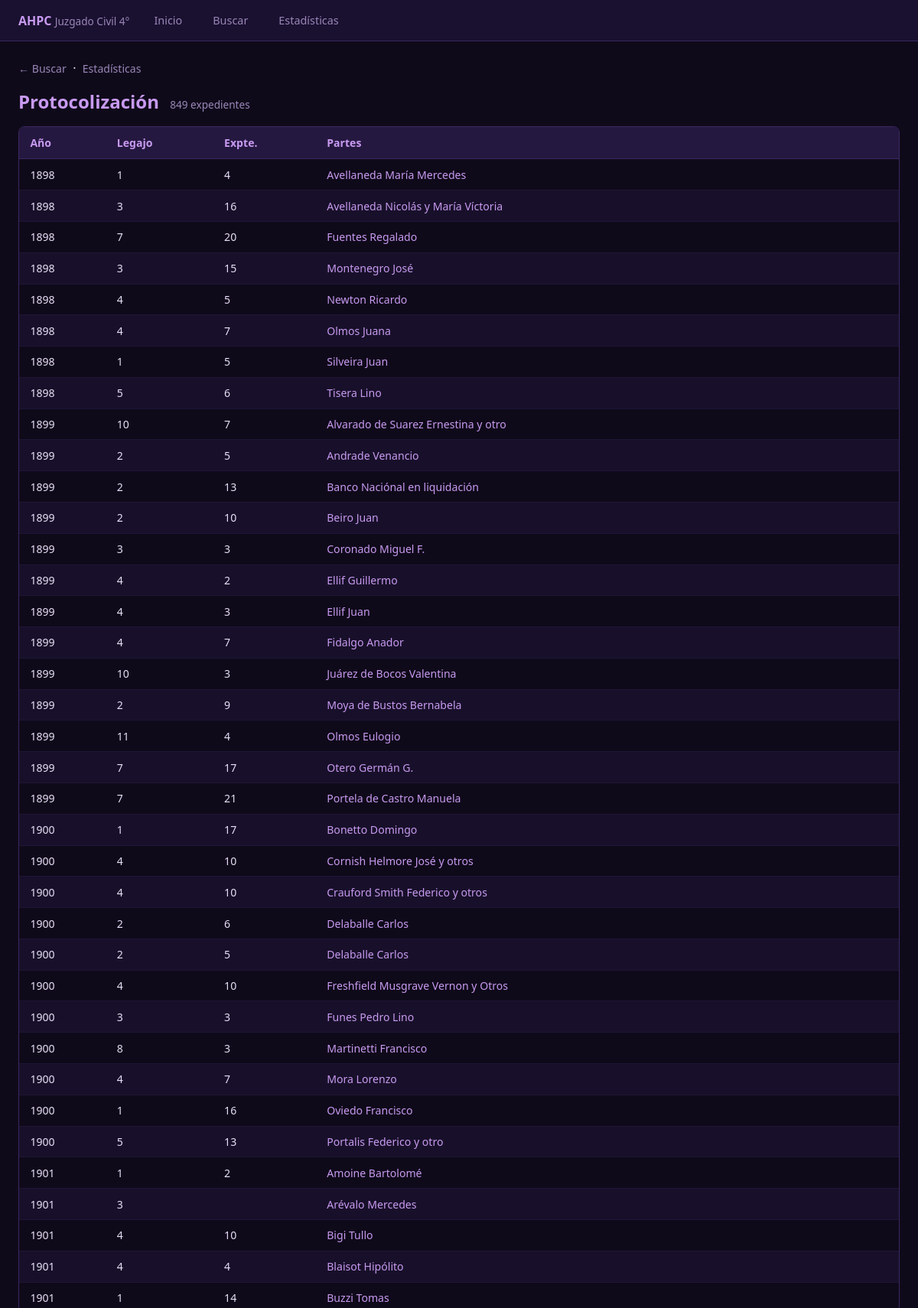
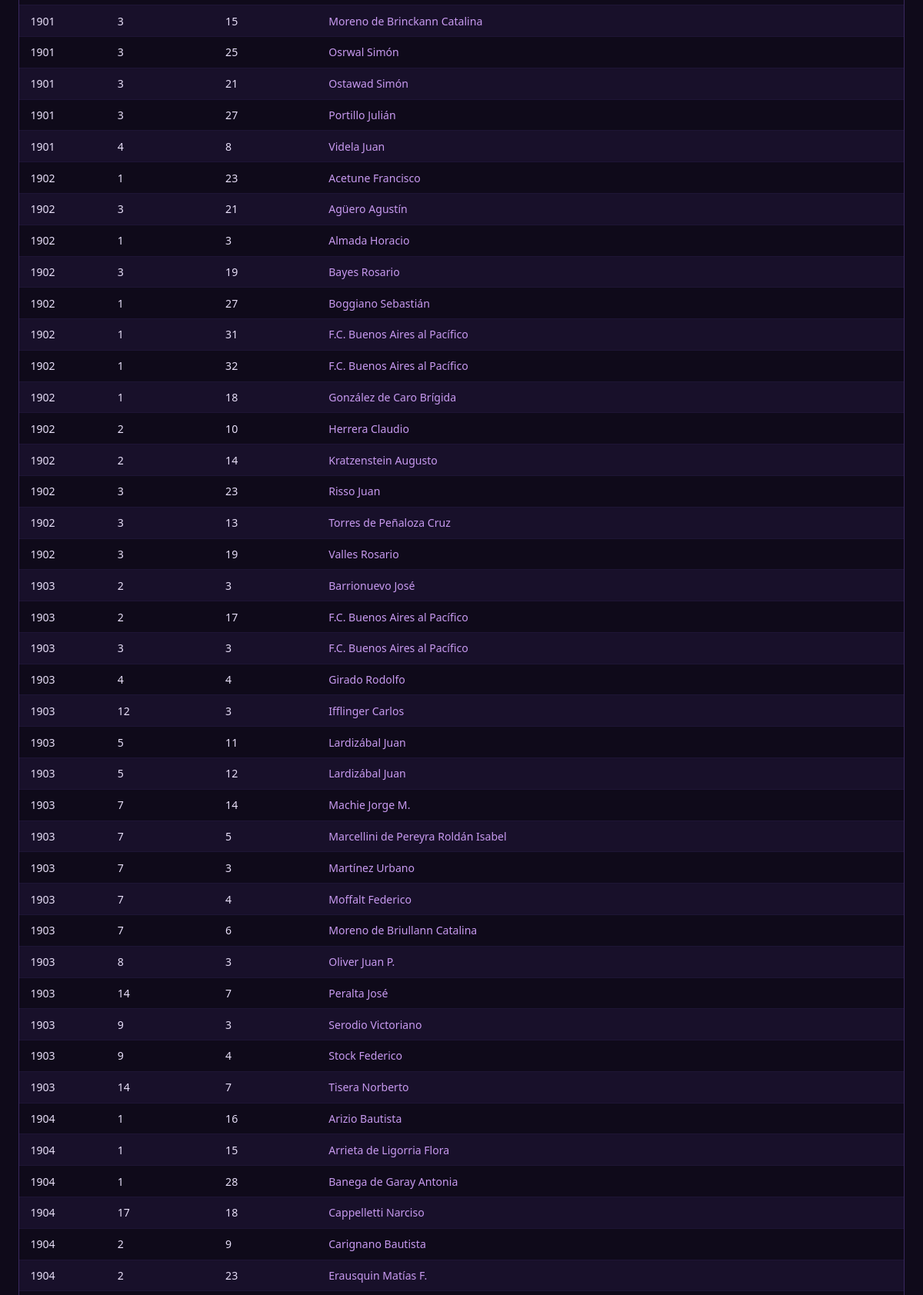
/causa/Protocolización (upper part), run on the app's committed database (2 pictures, top to bottom).
### tables this page shows
CREATE TABLE registros (
    id INTEGER PRIMARY KEY AUTOINCREMENT,
    anio INTEGER,
    legajo TEXT,
    expediente TEXT,
    partes TEXT,
    causa TEXT
);

### app.py (the view)
@app.route('/causa/<path:nombre>')
def por_causa(nombre):
    rows = query("""SELECT id, anio, legajo, expediente, partes, causa
                    FROM registros WHERE causa = ?
                    ORDER BY anio ASC, partes ASC""", (nombre,))
    if not rows:
        return "Causa no encontrada", 404
    return render_template('por_causa.html', causa=nombre, registros=[dict(r) for r in rows])

### app.py (called while the page is built)
def get_db():
    conn = sqlite3.connect(DB_PATH)
    conn.row_factory = sqlite3.Row
    return conn

def query(sql, params=()):
    conn = get_db()
    cur = conn.cursor()
    cur.execute(sql, params)
    rows = cur.fetchall()
    conn.close()
    return rows

### templates/por_causa.html (shortened to what this page needs)
{% extends "base.html" %}
{% block body %}
<div class="container">
  <div style="margin-bottom:1rem">
    <a href="/buscar" style="color:var(--muted);font-size:.88rem">← Buscar</a>
    &nbsp;·&nbsp;
    <a href="/estadisticas" style="color:var(--muted);font-size:.88rem">Estadísticas</a>
  </div>
  <div class="page-title">
    {{ causa }}
    <small>{{ registros|length }} expediente{{ 's' if registros|length != 1 }}</small>
  </div>
  <div class="tbl-wrap">
    <table>
      <thead>
        <tr><th>Año</th><th>Legajo</th><th>Expte.</th><th>Partes</th></tr>
      </thead>
      <tbody>
        {% for r in registros %}
        <tr>
          <td>{{ r.anio or '' }}</td>
          <td>{{ r.legajo or '' }}</td>
          <td>{{ r.expediente or '' }}</td>
          <td><a href="/detalle/{{ r.id }}">{{ r.partes }}</a></td>
        </tr>
        {% endfor %}
      </tbody>
    </table>
  </div>
</div>
{% endblock %}

### templates/base.html (style rules this page uses)
:root { --bg:#0f0a1a; --surface:#1a1030; --surface2:#251840; --accent:#9b59d0; --accent2:#c89af0; --accent3:#6c3a9e; --text:#e8dff8; --muted:#9a87b8; --border:#3a2860; --row1:#fff; --row2:#f5f0ff; }
* { box-sizing:border-box;margin:0;padding:0 }
body { background:var(--bg);color:var(--text);font-family:'Segoe UI',sans-serif;min-height:100vh }
a { color:var(--accent2);text-decoration:none }
.container { max-width:1200px;margin:0 auto;padding:1.5rem }
.page-title { font-size:1.5rem;font-weight:700;margin-bottom:1rem;color:var(--accent2) }
.page-title small { font-size:.85rem;color:var(--muted);font-weight:400;margin-left:.5rem }
.tbl-wrap { overflow-x:auto;border-radius:8px;border:1px solid var(--border) }
table { width:100%;border-collapse:collapse;font-size:.88rem }
thead th { background:var(--surface2);color:var(--accent2);padding:.7rem .9rem;text-align:left;font-weight:600;white-space:nowrap;border-bottom:1px solid var(--border) }
tbody tr:nth-child(even) { background:#18102a }
tbody td { padding:.65rem .9rem;border-bottom:1px solid #1e1535;vertical-align:top }

### data on the page
registros: anio "1898", legajo "1", expediente "4", partes "Avellaneda María Mercedes"
registros: anio "1898", legajo "3", expediente "16", partes "Avellaneda Nicolás y María Víctoria"
registros: anio "1899", legajo "10", expediente "7", partes "Alvarado de Suarez Ernestina y otro"
registros: anio "1899", legajo "2", expediente "5", partes "Andrade Venancio"
registros: anio "1899", legajo "2", expediente "13", partes "Banco Naciónal en liquidación"
registros: anio "1899", legajo "2", expediente "10", partes "Beiro Juan"
registros: anio "1899", legajo "3", expediente "3", partes "Coronado Miguel F."
registros: anio "1900", legajo "1", expediente "17", partes "Bonetto Domingo"
registros: anio "1900", legajo "4", expediente "10", partes "Cornish Helmore José y otros"
registros: anio "1900", legajo "4", expediente "10", partes "Crauford Smith Federico y otros"
registros: anio "1900", legajo "2", expediente "6", partes "Delaballe Carlos"
registros: anio "1900", legajo "2", expediente "5", partes "Delaballe Carlos"
registros: anio "1901", legajo "1", expediente "2", partes "Amoine Bartolomé"
registros: anio "1901", legajo "3", partes "Arévalo Mercedes"
registros: anio "1901", legajo "4", expediente "10", partes "Bigi Tullo"
registros: anio "1901", legajo "4", expediente "4", partes "Blaisot Hipólito"
registros: anio "1901", legajo "1", expediente "14", partes "Buzzi Tomas"
registros: anio "1902", legajo "1", expediente "23", partes "Acetune Francisco"
registros: anio "1902", legajo "3", expediente "21", partes "Agüero Agustín"
registros: anio "1902", legajo "1", expediente "3", partes "Almada Horacio"
registros: anio "1902", legajo "3", expediente "19", partes "Bayes Rosario"
registros: anio "1902", legajo "1", expediente "27", partes "Boggiano Sebastián"
registros: anio "1903", legajo "2", expediente "3", partes "Barrionuevo José"
registros: anio "1904", legajo "1", expediente "16", partes "Arizio Bautista"
registros: anio "1904", legajo "1", expediente "15", partes "Arrieta de Ligorria Flora"
registros: anio "1904", legajo "1", expediente "28", partes "Banega de Garay Antonia"
registros: anio "1904", legajo "17", expediente "18", partes "Cappelletti Narciso"
registros: anio "1904", legajo "2", expediente "9", partes "Carignano Bautista"

### other printed values
{{ causa }} "Protocolización"
{{ registros|length }} "849"
{{ 's' if registros|length != 1 }} "s"
{{ r.anio or '' }} "1898" "1898" "1898" "1898" "1898" "1898" "1899" "1899" "1899" "1899" "1899" "1899" "1899" "1899" "1900" "1900" "1900" "1900" "1900" "1900" "1901" "1901" "1901" "1901" "1901" "1902" "1902" "1902" "1902" "1902" "1902" "1902" "1902" "1903" "1903" "1903" "1903" "1903" "1903" "1903" "1903" "1903" "1903" "1903" "1903" "1903" "1903" "1903" "1903" "1904"
{{ r.legajo or '' }} "7" "3" "4" "4" "1" "5" "4" "4" "4" "10" "2" "11" "7" "7" "4" "3" "8" "4" "1" "5" "3" "3" "3" "3" "4" "1" "1" "1" "2" "2" "3" "3" "3" "2" "3" "4" "12" "5" "5" "7" "7" "7" "7" "7" "8" "14" "9" "9" "14" "2"
{{ r.expediente or '' }} "20" "15" "5" "7" "5" "6" "2" "3" "7" "3" "9" "4" "17" "21" "10" "3" "3" "7" "16" "13" "15" "25" "21" "27" "8" "31" "32" "18" "10" "14" "23" "13" "19" "17" "3" "4" "3" "11" "12" "14" "5" "3" "4" "6" "3" "7" "3" "4" "7" "23"
{{ r.partes }} "Fuentes Regalado" "Montenegro José" "Newton Ricardo" "Olmos Juana" "Silveira Juan" "Tisera Lino" "Ellif Guillermo" "Ellif Juan" "Fidalgo Anador" "Juárez de Bocos Valentina" "Moya de Bustos Bernabela" "Olmos Eulogio" "Otero Germán G." "Portela de Castro Manuela" "Freshfield Musgrave Vernon y Otros" "Funes Pedro Lino" "Martinetti Francisco" "Mora Lorenzo" "Oviedo Francisco" "Portalis Federico y otro" "Moreno de Brinckann Catalina" "Osrwal Simón" "Ostawad Simón" "Portillo Julián" "Videla Juan" "F.C. Buenos Aires al Pacífico" "F.C. Buenos Aires al Pacífico" "González de Caro Brígida" "Herrera Claudio" "Kratzenstein Augusto" "Risso Juan" "Torres de Peñaloza Cruz" "Valles Rosario" "F.C. Buenos Aires al Pacífico" "F.C. Buenos Aires al Pacífico" "Girado Rodolfo" "Ifflinger Carlos" "Lardizábal Juan" "Lardizábal Juan" "Machie Jorge M." "Marcellini de Pereyra Roldán Isabel" "Martínez Urbano" "Moffalt Federico" "Moreno de Briullann Catalina" "Oliver Juan P." "Peralta José" "Serodio Victoriano" "Stock Federico" "Tisera Norberto" "Erausquin Matías F."
